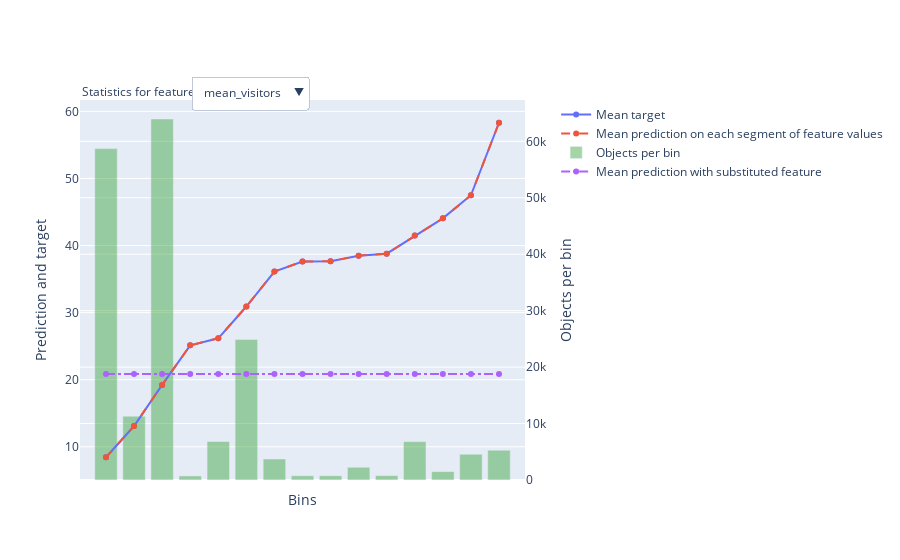

Notebook cell for this chart:
### Markdown cell above
**Feature statistics for mean_visitors**

### Code cell
catboost_regressor.calc_feature_statistics(data=X_train.iloc[:, 2:],
                                           target=y_train_,
                                           feature='mean_visitors',
                                           plot=True,
                                           plot_file="mean_visitors.html")

### Figure 1 — Plotly figure (JSON) as saved in the notebook; plotly's stock layout.template omitted (floating-point values rounded to 4 significant figures)
{"data": [{"mode": "lines+markers", "name": "Mean target", "type": "scatter", "xaxis": "x", "y": [8.438, 13.09, 19.22, 25.12, 26.17, 30.91, 36.13, 37.61, 37.66, 38.49, 38.79, 41.49, 44.06, 47.5, 58.31], "yaxis": "y"}, {"line": {"dash": "dash"}, "mode": "lines+markers", "name": "Mean prediction on each segment of feature values", "type": "scatter", "xaxis": "x", "y": [8.438, 13.09, 19.22, 25.13, 26.17, 30.91, 36.13, 37.61, 37.66, 38.49, 38.79, 41.49, 44.06, 47.5, 58.31], "yaxis": "y"}, {"marker": {"color": "rgba(30, 150, 30, 0.4)"}, "name": "Objects per bin", "type": "bar", "width": 0.8, "xaxis": "x", "y": [58714, 11309, 63958, 716, 6824, 24881, 3724, 756, 747, 2253, 776, 6796, 1487, 4568, 5276], "yaxis": "y2"}, {"line": {"dash": "dashdot"}, "mode": "lines+markers", "name": "Mean prediction with substituted feature", "type": "scatter", "xaxis": "x", "y": [20.84, 20.84, 20.84, 20.84, 20.84, 20.84, 20.84, 20.84, 20.85, 20.84, 20.84, 20.84, 20.84, 20.84, 20.84], "yaxis": "y"}], "layout": {"annotations": [{"align": "left", "showarrow": false, "text": "Statistics for feature", "x": 0, "xref": "paper", "y": 1.05, "yref": "paper"}], "legend": {"bgcolor": "rgba(0,0,0,0)", "x": 1.07}, "updatemenus": [{"buttons": [{"args": [{"y": [[8.438, 13.09, 19.22, 25.12, 26.17, 30.91, 36.13, 37.61, 37.66, 38.49, 38.79, 41.49, 44.06, 47.5, 58.31], [8.438, 13.09, 19.22, 25.13, 26.17, 30.91, 36.13, 37.61, 37.66, 38.49, 38.79, 41.49, 44.06, 47.5, 58.31], [58714, 11309, 63958, 716, 6824, 24881, 3724, 756, 747, 2253, 776, 6796, 1487, 4568, 5276], [20.84, 20.84, 20.84, 20.84, 20.84, 20.84, 20.84, 20.84, 20.85, 20.84, 20.84, 20.84, 20.84, 20.84, 20.84]]}, {"xaxis": {"showticklabels": false, "tickmode": "array", "ticktext": ["(-inf, 12.3243]", "(12.3243, 14.0299]", "(14.0299, 25.2899]", "(25.2899, 25.4959]", "(25.4959, 27.1875]", "(27.1875, 35.3896]", "(35.3896, 37.1319]", "(37.1319, 37.4179]", "(37.4179, 37.7875]", "(37.7875, 38.9821]", "(38.9821, 39.3153]", "(39.3153, 43.8718]", "(43.8718, 45.3170]", "(45.3170, 50.9287]", "(50.9287, +inf)"], "tickvals": [0, 1, 2, 3, 4, 5, 6, 7, 8, 9, 10, 11, 12, 13, 14], "title": {"text": "Bins"}}}], "label": "mean_visitors", "method": "update"}], "direction": "down", "pad": {"r": 10, "t": 10}, "showactive": true, "x": 0.25, "xanchor": "left", "y": 1.09, "yanchor": "top"}], "xaxis": {"showticklabels": false, "tickmode": "array", "ticktext": ["(-inf, 12.3243]", "(12.3243, 14.0299]", "(14.0299, 25.2899]", "(25.2899, 25.4959]", "(25.4959, 27.1875]", "(27.1875, 35.3896]", "(35.3896, 37.1319]", "(37.1319, 37.4179]", "(37.4179, 37.7875]", "(37.7875, 38.9821]", "(38.9821, 39.3153]", "(39.3153, 43.8718]", "(43.8718, 45.3170]", "(45.3170, 50.9287]", "(50.9287, +inf)"], "tickvals": [0, 1, 2, 3, 4, 5, 6, 7, 8, 9, 10, 11, 12, 13, 14], "title": {"text": "Bins"}}, "yaxis": {"overlaying": "y2", "side": "left", "title": {"text": "Prediction and target"}}, "yaxis2": {"position": 1, "side": "right", "title": {"text": "Objects per bin"}}}}
